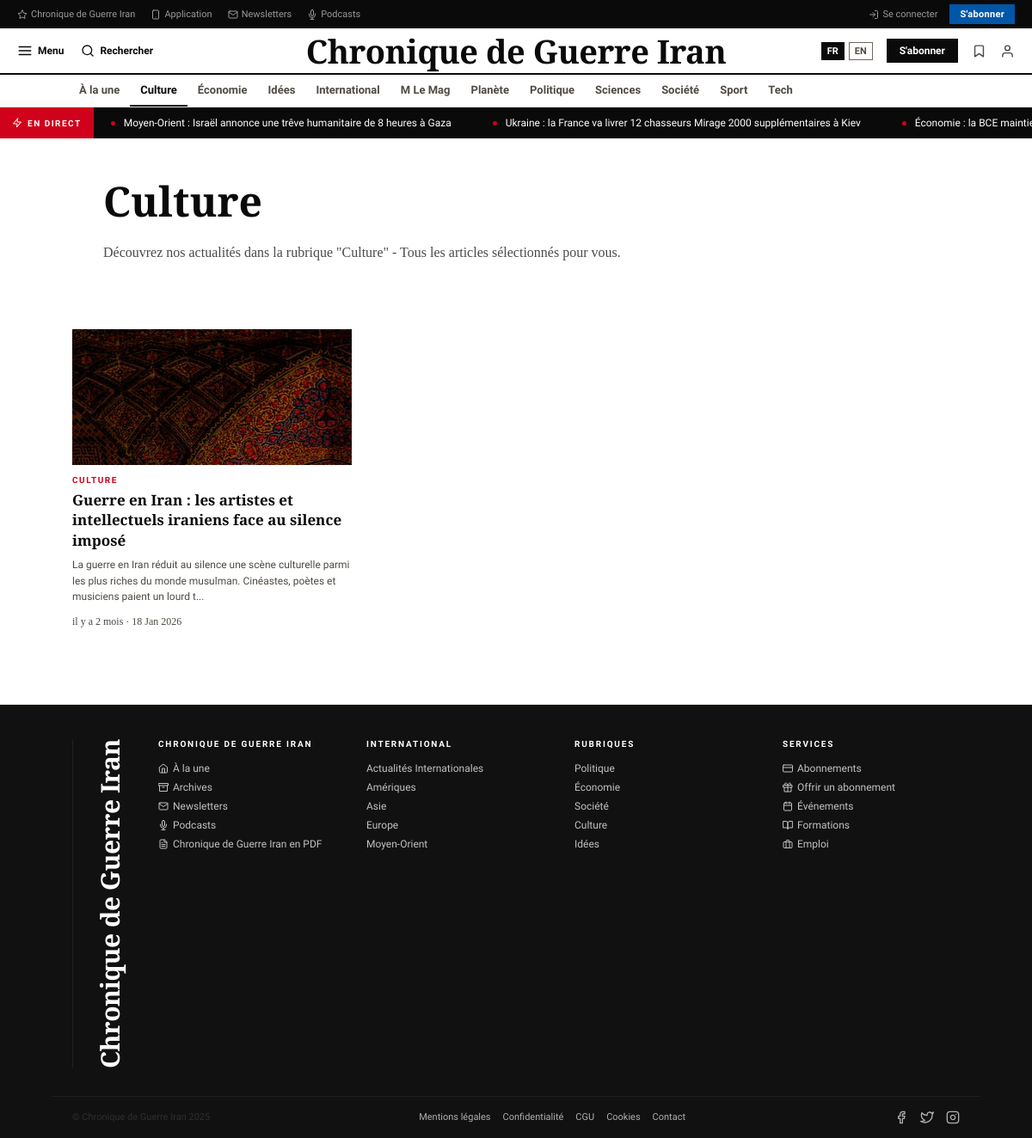
/categorie/culture, run on the app's committed database.
### tables this page shows
CREATE TABLE IF NOT EXISTS categories (
    id INT AUTO_INCREMENT PRIMARY KEY,
    name VARCHAR(100) NOT NULL UNIQUE,
    slug VARCHAR(100) NOT NULL UNIQUE,
    created_at TIMESTAMP DEFAULT CURRENT_TIMESTAMP,
    updated_at TIMESTAMP DEFAULT CURRENT_TIMESTAMP ON UPDATE CURRENT_TIMESTAMP
);

CREATE TABLE IF NOT EXISTS diffusion (
    id INT AUTO_INCREMENT PRIMARY KEY,
    title VARCHAR(500) NOT NULL,
    status_id INT NOT NULL DEFAULT 1,
    created_at TIMESTAMP DEFAULT CURRENT_TIMESTAMP,
    updated_at TIMESTAMP DEFAULT CURRENT_TIMESTAMP ON UPDATE CURRENT_TIMESTAMP,
    FOREIGN KEY (status_id) REFERENCES statuts(id) ON DELETE RESTRICT,
    INDEX idx_status (status_id),
    INDEX idx_created (created_at)
);

CREATE TABLE IF NOT EXISTS articles (
    id INT AUTO_INCREMENT PRIMARY KEY,
    category_id INT NOT NULL,
    title VARCHAR(255) NOT NULL,
    description VARCHAR(500),
    content LONGTEXT,
    author VARCHAR(150),
    image_url VARCHAR(500),
    is_featured BOOLEAN DEFAULT 0,
    published_at TIMESTAMP DEFAULT CURRENT_TIMESTAMP,
    created_at TIMESTAMP DEFAULT CURRENT_TIMESTAMP,
    updated_at TIMESTAMP DEFAULT CURRENT_TIMESTAMP ON UPDATE CURRENT_TIMESTAMP,
    FOREIGN KEY (category_id) REFERENCES categories(id) ON DELETE CASCADE,
    INDEX idx_category (category_id),
    INDEX idx_published (published_at),
    INDEX idx_featured (is_featured)
);

### bootstrap.php (called while the page is built, shortened)
<?php
require_once __DIR__ . '/inc/helpers.php';
require_once __DIR__ . '/model/Article.php';
require_once __DIR__ . '/model/Category.php';
require_once __DIR__ . '/model/Diffusion.php';
require_once __DIR__ . '/controller/ArticleController.php';
require_once __DIR__ . '/controller/DiffusionController.php';
$database = new Database();
$pdo = $database->connect();
$articleController = new ArticleController($pdo);
$diffusionController = new DiffusionController($pdo);
$categoryModel = new Category($pdo);

### model/Category.php (called while the page is built, shortened)
<?php
class Category {
    private $pdo;
    public function __construct($pdo) {
        $this->pdo = $pdo;
    }
    public function getAll() {
        $sql = "SELECT * FROM categories ORDER BY name ASC";
        $stmt = $this->pdo->prepare($sql);
        $stmt->execute();
        return $stmt->fetchAll(PDO::FETCH_ASSOC);
    }
    public function getBySlug($slug) {
        $sql = "SELECT * FROM categories WHERE slug = :slug";
        $stmt = $this->pdo->prepare($sql);
        $stmt->bindParam(':slug', $slug);
        $stmt->execute();
        return $stmt->fetch(PDO::FETCH_ASSOC);
    }
}
?>

### controller/DiffusionController.php (called while the page is built, shortened)
<?php
require_once __DIR__ . '/../model/Diffusion.php';
require_once __DIR__ . '/../model/Article.php';
class DiffusionController {
    private $diffusion;
    public function __construct($pdo) {
        $this->diffusion = new Diffusion($pdo);
    }
    public function getActive() {
        $diffusions = $this->diffusion->getActive(8);
        return ['diffusions' => $diffusions];
    }
}
?>

### model/Diffusion.php (called while the page is built, shortened)
<?php
class Diffusion {
    private $pdo;
    public function __construct($pdo) {
        $this->pdo = $pdo;
    }
    public function getActive($limit = 10) {
        $sql = "SELECT d.*, s.name as status_name FROM diffusion d
                LEFT JOIN statuts s ON d.status_id = s.id
                WHERE d.status_id IN (1, 3)
                ORDER BY d.created_at DESC
                LIMIT :limit";
        $stmt = $this->pdo->prepare($sql);
        $stmt->bindParam(':limit', $limit, PDO::PARAM_INT);
        $stmt->execute();
        return $stmt->fetchAll(PDO::FETCH_ASSOC);
    }
}
?>

### controller/ArticleController.php (called while the page is built, shortened)
<?php
require_once __DIR__ . '/../model/Article.php';
require_once __DIR__ . '/../model/Category.php';
class ArticleController {
    private $article;
    private $category;
    public function __construct($pdo) {
        $this->article = new Article($pdo);
        $this->category = new Category($pdo);
    }
    public function listByCategory($category_slug, $page = 1) {
        $page = max(1, (int)$page);
        $category = $this->category->getBySlug($category_slug);
        $limit = 9;
        $offset = ($page - 1) * $limit;
        $articles = $this->article->getByCategory($category['id'], $limit, $offset);
        return [
            'articles' => $articles,
            'category' => $category,
            'page' => $page
        ];
    }
}
?>

### model/Article.php (called while the page is built, shortened)
<?php
class Article {
    private $pdo;
    public function __construct($pdo) {
        $this->pdo = $pdo;
    }
    public function getByCategory($category_id, $limit = 10, $offset = 0) {
        $sql = "SELECT a.*, c.name as category_name FROM articles a
                LEFT JOIN categories c ON a.category_id = c.id
                WHERE a.category_id = :category_id
                ORDER BY a.published_at DESC
                LIMIT :offset, :limit";
        $stmt = $this->pdo->prepare($sql);
        $stmt->bindParam(':category_id', $category_id, PDO::PARAM_INT);
        $stmt->bindParam(':offset', $offset, PDO::PARAM_INT);
        $stmt->bindParam(':limit', $limit, PDO::PARAM_INT);
        $stmt->execute();
        return $stmt->fetchAll(PDO::FETCH_ASSOC);
    }
}
?>

### inc/helpers.php (called while the page is built, shortened)
<?php
function getTimeAgo($date) {
    $timestamp = strtotime($date);
    $currentTime = time();
    $elapsed = $currentTime - $timestamp;
    if ($elapsed < 31536000) {
        $months = floor($elapsed / 2592000);
        return 'il y a ' . $months . ' mois';
    }
    $years = floor($elapsed / 31536000);
    return 'il y a ' . $years . ' an' . ($years > 1 ? 's' : '');
}
function getImageUrl($imageUrl) {
    $placeholderPatterns = [
        '/\?text=/',
        '/via\.placeholder\.com/',
        '/placeholder\.com/',
        '/lorempicsum/',
    ];
    return $imageUrl;
}
function generateSlug($title) {
    $slug = strtolower($title);
    $replacements = [
        'à' => 'a', 'â' => 'a', 'ä' => 'a',
        'é' => 'e', 'è' => 'e', 'ê' => 'e', 'ë' => 'e',
        'î' => 'i', 'ï' => 'i',
        'ô' => 'o', 'ö' => 'o',
        'û' => 'u', 'ü' => 'u',
        'ç' => 'c',
        'œ' => 'oe',
        'æ' => 'ae'
    ];
    foreach ($replacements as $from => $to) {
        $slug = str_replace($from, $to, $slug);
    }
    $slug = preg_replace('/[^a-z0-9]+/', '-', $slug);
    $slug = trim($slug, '-');
    $slug = substr($slug, 0, 50);
    return $slug;
}
?>

### views/category.php (the view, shortened to what this page needs)
<?php
include __DIR__ . '/layout/header.php';
?>
<main id="main-content">
<div class="container">
  <h1 class="section-title-lg">
    <?php echo htmlspecialchars($category['name']); ?>
  </h1>
  <p class="section-subtitle">
    Découvrez nos actualités dans la rubrique "<?php echo htmlspecialchars($category['name']); ?>" - Tous les articles sélectionnés pour vous.
  </p>
</div>
<div class="section">
  <div class="grid3">
    <?php if (!empty($articles)): ?>
      <?php foreach ($articles as $article): ?>
        <div class="card">
          <div class="thumb">
            <div class="thumb-inner gradient-hero-1" style="background-image: url('<?php echo htmlspecialchars(getImageUrl($article['image_url'] ?? '')); ?>');">
            </div>
          </div>
          <div class="ckicker"><?php echo htmlspecialchars($article['category_name'] ?? 'Actualités'); ?></div>
          <div class="card-title"><a href="<?= BASE_URL ?>/<?php echo $article['id']; ?>/article/<?php echo generateSlug($article['title']); ?>"><?php echo htmlspecialchars($article['title']); ?></a></div>
          <div class="card-desc"><?php echo htmlspecialchars(substr($article['description'] ?? '', 0, 150) . '...'); ?></div>
          <div class="card-date">
            <span class="text-secondary"><?php echo getTimeAgo($article['published_at']); ?> · <?php echo date('d M Y', strtotime($article['published_at'])); ?></span>
          </div>
        </div>
      <?php endforeach; ?>
    <?php else: ?>
      <p>Aucun article dans cette catégorie pour le moment.</p>
    <?php endif; ?>
  </div>
</div>
</main>
<?php include __DIR__ . '/layout/footer.php'; ?>

### views/layout/header.php (shortened to what this page needs)
<!DOCTYPE html>
<html lang="fr">
<head>
    <?php
      $styleFile = __DIR__ . '/../../inc/css/style.css';
      $styleVersion = file_exists($styleFile) ? filemtime($styleFile) : time();
    ?>
    <link rel="stylesheet" href="<?= BASE_URL ?>/inc/css/style.css?v=<?php echo $styleVersion; ?>">
</head>
<body>
<div class="util-bar">
  <div class="util-bar__left">
    <a href="<?php echo BASE_URL !== '' ? BASE_URL : '/'; ?>"><svg data-feather="star"></svg>Chronique de Guerre Iran</a>
    <a href="#"><svg data-feather="smartphone"></svg>Application</a>
    <a href="#"><svg data-feather="mail"></svg>Newsletters</a>
    <a href="#"><svg data-feather="mic"></svg>Podcasts</a>
  </div>
  <?php if (!empty($_SESSION['user_id'])): ?>
    <div class="util-bar__right">
      <a href="#"><svg data-feather="user"></svg>Mon compte</a>
      <a href="/logout"><svg data-feather="log-out"></svg>Se déconnecter</a>
    </div>
  <?php else: ?>
    <div class="util-bar__right">
      <a href="/login"><svg data-feather="log-in"></svg>Se connecter</a>
      <button class="btn-sub-util">S'abonner</button>
    </div>
  <?php endif;?>
</div>
<nav class="main-nav">
  <div class="nav-left">
    <button class="nav-btn">
      <svg data-feather="menu"></svg>
      Menu
    </button>
    <button class="nav-btn search">
      <svg data-feather="search"></svg>
      Rechercher
    </button>
  </div>
  <div class="nav-logo"><a href="<?php echo BASE_URL !== '' ? BASE_URL : '/'; ?>">Chronique de Guerre Iran</a></div>
  <div class="nav-right">
    <div class="nav-lang">
      <a href="#" class="active">FR</a>
      <a href="#">EN</a>
    </div>
    <button class="btn-sub-nav">S'abonner</button>
    <span class="nav-icon"><svg data-feather="bookmark"></svg></span>
    <span class="nav-icon"><svg data-feather="user"></svg></span>
  </div>
</nav>
<nav class="rubrique-nav">
  <ul>
    <li class="<?php echo isset($activeSlug) && $activeSlug === 'a-la-une' ? 'active' : ''; ?>">
      <a href="<?php echo BASE_URL !== '' ? BASE_URL : '/'; ?>">
        À la une
      </a>
    </li>
    <?php foreach ($categories as $cat): ?>
      <li class="<?php echo isset($activeSlug) && $cat['slug'] === $activeSlug ? 'active' : ''; ?>">
        <a href="<?= BASE_URL ?>/categorie/<?php echo urlencode($cat['slug']); ?>">
          <?php echo htmlspecialchars($cat['name']); ?>
        </a>
      </li>
    <?php endforeach; ?>
  </ul>
</nav>
<div class="ticker">
  <div class="ticker-label">
    <svg data-feather="zap"></svg>
    En direct
  </div>
  <div class="ticker-scroll">
    <div class="ticker-track">
      <?php if (!empty($diffusions)): ?>
        <?php foreach ($diffusions as $diffusion): ?>
          <span class="item"><?php echo htmlspecialchars($diffusion['title']); ?></span>
        <?php endforeach; ?>
      <?php else: ?>
        <span class="item">Aucune actualité en direct pour le moment</span>
      <?php endif; ?>
    </div>
  </div>
</div>

### data on the page
categories: name "Culture"
categories: name "Économie"
categories: name "Idées"
categories: name "International"
categories: name "M Le Mag"
categories: name "Planète"
categories: name "Politique"
categories: name "Sciences"
categories: name "Société"
categories: name "Sport"
categories: name "Tech"
diffusion: title "Moyen-Orient : Israël annonce une trêve humanitaire de 8 heures à Gaza"
diffusion: title "Ukraine : la France va livrer 12 chasseurs Mirage 2000 supplémentaires à Kiev"
diffusion: title "Économie : la BCE…"
articles: image_url (picture), category.name "CULTURE", title "Guerre en Iran : les artistes et intellectuels iraniens face au silence imposé", description "La guerre en Iran réduit au silence une scène culturelle parmi les plus riches du monde musulman. Cinéastes, poètes et musiciens paient un lourd t...", published_at "il y a 2 mois", published_at "18 Jan 2026"
